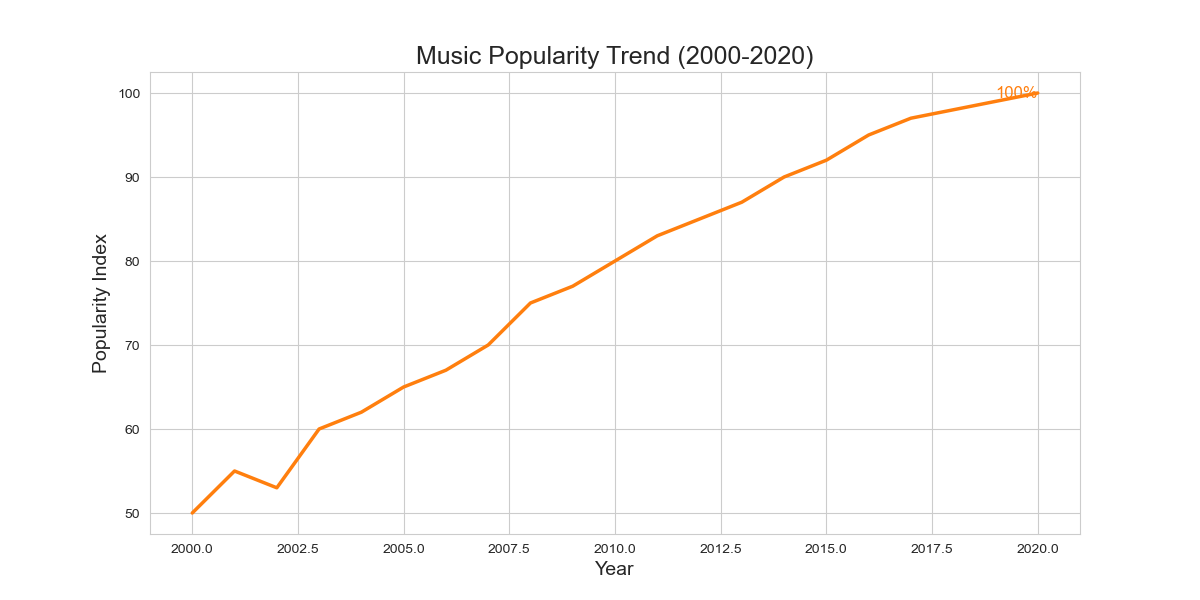

Source code (Python):

import seaborn as sns
import matplotlib.pyplot as plt
import pandas as pd

# Prepare the data
data = {
    'Year': list(range(2000, 2021)),
    'Popularity': [50, 55, 53, 60, 62, 65, 67, 70, 75, 77, 80, 83, 85, 87, 90, 92, 95, 97, 98, 99, 100]
}

# Create DataFrame
df = pd.DataFrame(data)

# Set the style
sns.set_style("whitegrid")

# Create the line chart
plt.figure(figsize=(12, 6))
ax = sns.lineplot(x='Year', y='Popularity', data=df, color='#ff7f0e', linewidth=2.5)

# Annotating the last data point
plt.text(x=df['Year'].iloc[-1], y=df['Popularity'].iloc[-1], s=f"{df['Popularity'].iloc[-1]}%", 
         color='#ff7f0e', va='center', ha='right', fontsize=12)

# Setting the title and labels
plt.title('Music Popularity Trend (2000-2020)', fontsize=18, loc='center')
plt.xlabel('Year', fontsize=14)
plt.ylabel('Popularity Index', fontsize=14)

# Display the plot
plt.show()
